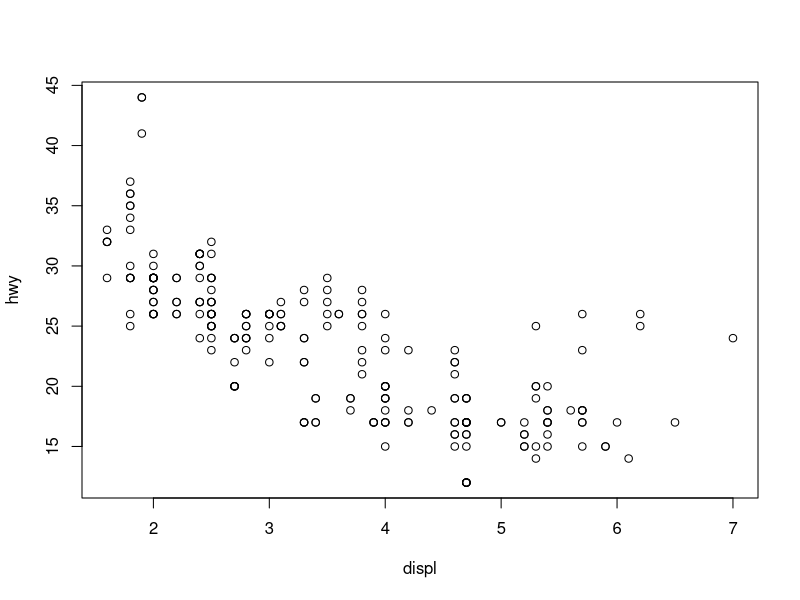
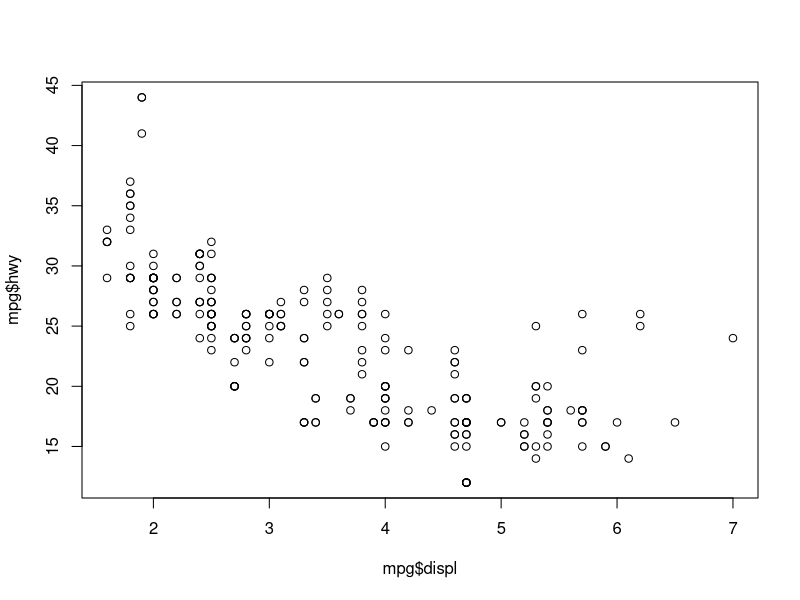
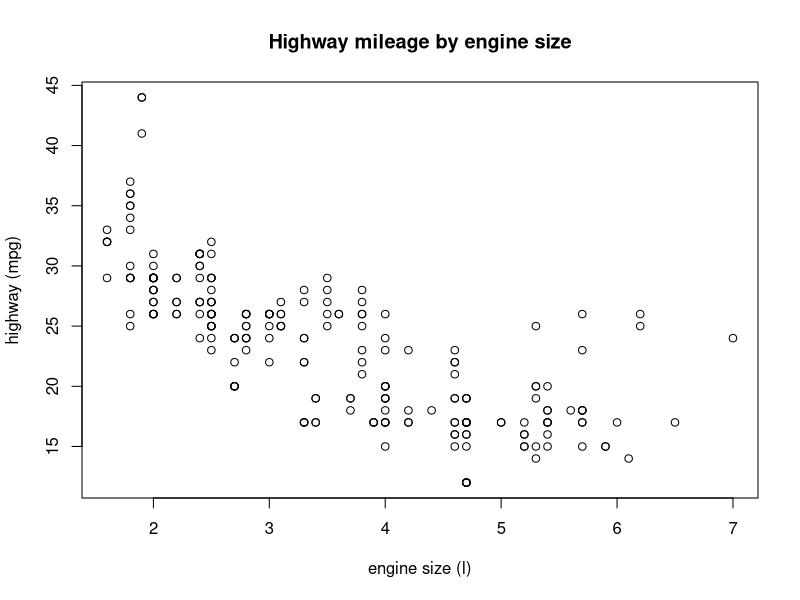
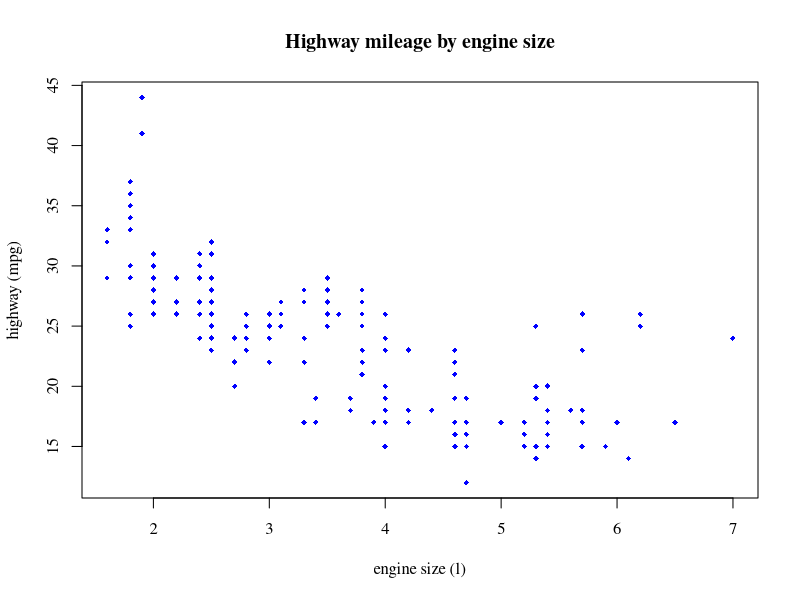
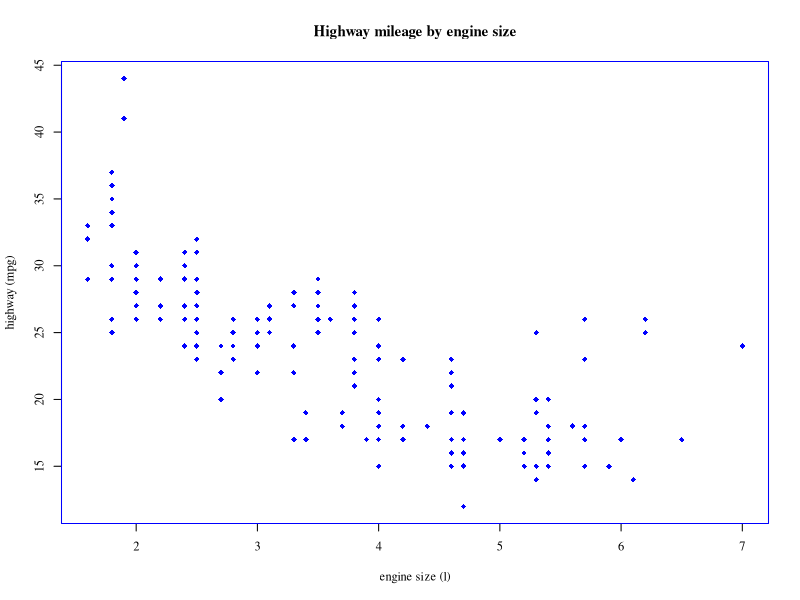
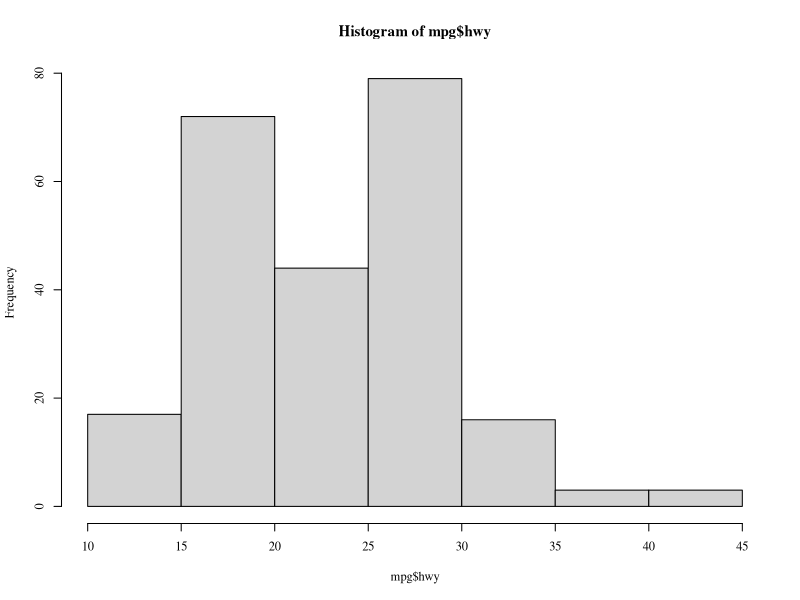
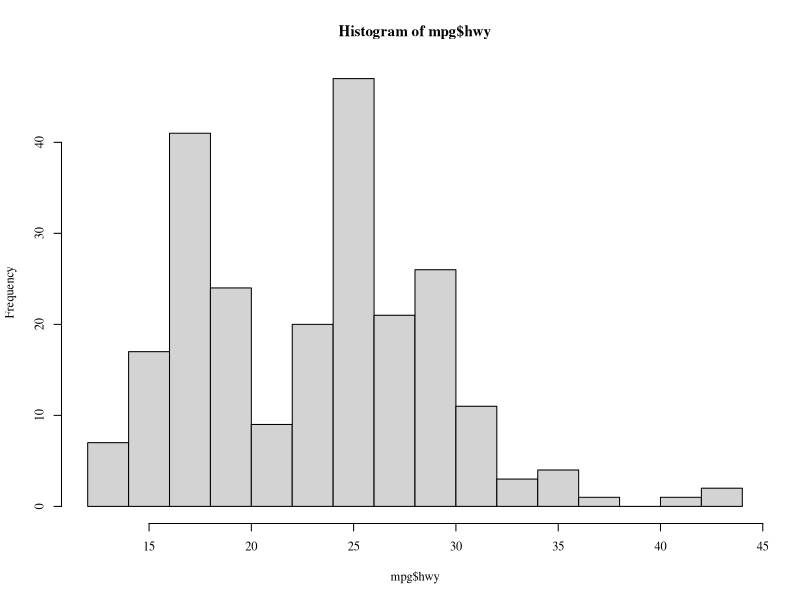
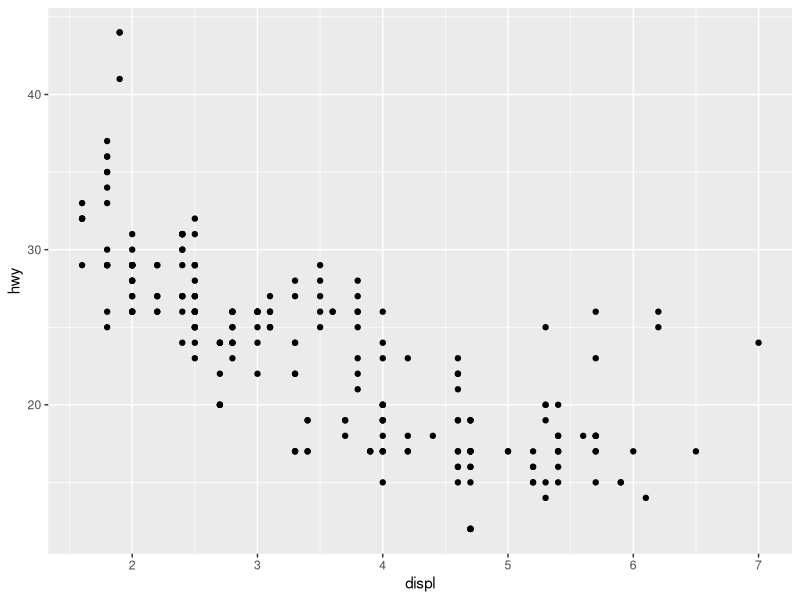

Recreate these plots in R, in order.
## ---- chunk 1
options(repos = "http://cran.rstudio.com/")
pkgs <- c("dplyr", "knitr")
x<-lapply(pkgs, library, character.only = TRUE)
opts_chunk$set(tidy = FALSE, message = F, warning = F)
## ---- chunk 2
# Graphics and vizualization in R

# import libraries (use install.packages function if not found)
library(tidyverse)
library(readxl)

# import formatted data
# mutate depth to create a new categorical depth column
chemdat <- read_excel('data/formatted_data.xlsx') %>% 
  mutate(depth_cat = cut(depth, breaks = c(-Inf, 15, 150, Inf), labels = c('shallow', 'mid', 'deep')))

# check data
head(chemdat)
View(chemdat)
table(chemdat$depth_cat)
## ---- chunk 3
plot(hwy ~ displ, data = mpg)
## ---- chunk 4
plot(mpg$displ, mpg$hwy)
## ---- chunk 5
plot(hwy ~ displ, data = mpg, main = 'Highway mileage by engine size', 
     xlab = 'engine size (l)', ylab = 'highway (mpg)')
## ---- chunk 6
plot(hwy ~ displ, data = mpg, main = 'Highway mileage by engine size', 
     xlab = 'engine size (l)', ylab = 'highway (mpg)', 
     col = 'blue', pch = 18, cex = 0.75, family = 'serif')
## ---- chunk 7
par(col = 'blue', pch = 18, cex = 0.75, family = 'serif')
plot(hwy ~ displ, data = mpg, main = 'Highway mileage by engine size', 
     xlab = 'engine size (l)', ylab = 'highway (mpg)')
## ---- chunk 8
hist(mpg$hwy)
## ---- chunk 9
hist(mpg$hwy, breaks = 20)
## ---- chunk 10
ggplot(data = mpg) + 
  geom_point(mapping = aes(x = displ, y = hwy))
## ---- chunk 11
ggplot(data = mpg, mapping = aes(x = displ, y = hwy)) + 
  geom_point()
## ---- chunk 12
ggplot(mpg, aes(x = displ, y = hwy)) + 
  geom_line()
## ---- chunk 13
ggplot(mpg, aes(x = displ, y = hwy)) + 
  geom_count()
## ---- chunk 14
ggplot(mpg, aes(x = displ, y = hwy)) + 
  geom_density2d()
## ---- chunk 15
ggplot(mpg, aes(x = displ, y = hwy, colour = drv)) + 
  geom_point()
## ---- chunk 16
ggplot(mpg, aes(x = displ, y = hwy, size = displ)) + 
  geom_point()
## ---- chunk 17
ggplot(mpg, aes(x = displ, y = hwy, shape = drv)) + 
  geom_point()
## ---- chunk 18
ggplot(mpg, aes(x = displ, y = hwy)) + 
  geom_point(colour = 'red')
## ---- chunk 19
ggplot(mpg, aes(x = displ, y = hwy, colour = drv)) + 
  geom_point() + 
  theme(
    legend.position = 'top',
    panel.grid.minor = element_blank(),
    panel.background = element_rect(fill = 'lightblue')
  )
## ---- chunk 20
ggplot(mpg, aes(x = displ, y = hwy, colour = drv)) + 
  geom_point() + 
  theme_bw()
## ---- chunk 21
ggplot(mpg, aes(x = displ, y = hwy, colour = drv)) + 
  geom_point() + 
  theme_minimal()
## ---- chunk 22
ggplot(mpg, aes(x = displ, y = hwy, colour = drv)) + 
  geom_point() + 
  theme_classic()
## ---- chunk 23
ggplot(mpg, aes(x = displ, y = hwy, colour = drv)) + 
  geom_point() + 
  theme_bw(base_family = 'serif', base_size = 16)
## ---- chunk 24
ggplot(mpg, aes(x = displ, y = hwy, colour = drv)) + 
  geom_point() + 
  stat_smooth()
## ---- chunk 25
ggplot(mpg, aes(x = displ, y = hwy)) + 
  geom_point(aes(colour = drv)) + 
  stat_smooth()
## ---- chunk 26
ggplot(mpg, aes(x = displ, y = hwy, colour = drv)) + 
  geom_point() + 
  stat_smooth(method = 'lm')
## ---- chunk 27
ggplot(mpg, aes(x = displ, y = hwy, colour = drv)) + 
  geom_point() + 
  stat_smooth(method = 'lm') + 
  facet_wrap(~ drv, ncol = 3)
## ---- chunk 28
ggplot(mpg, aes(x = displ, y = hwy, colour = drv)) + 
  geom_point() + 
  stat_smooth(method = 'lm') + 
  facet_wrap(~ drv, ncol = 3, scales = 'free')
